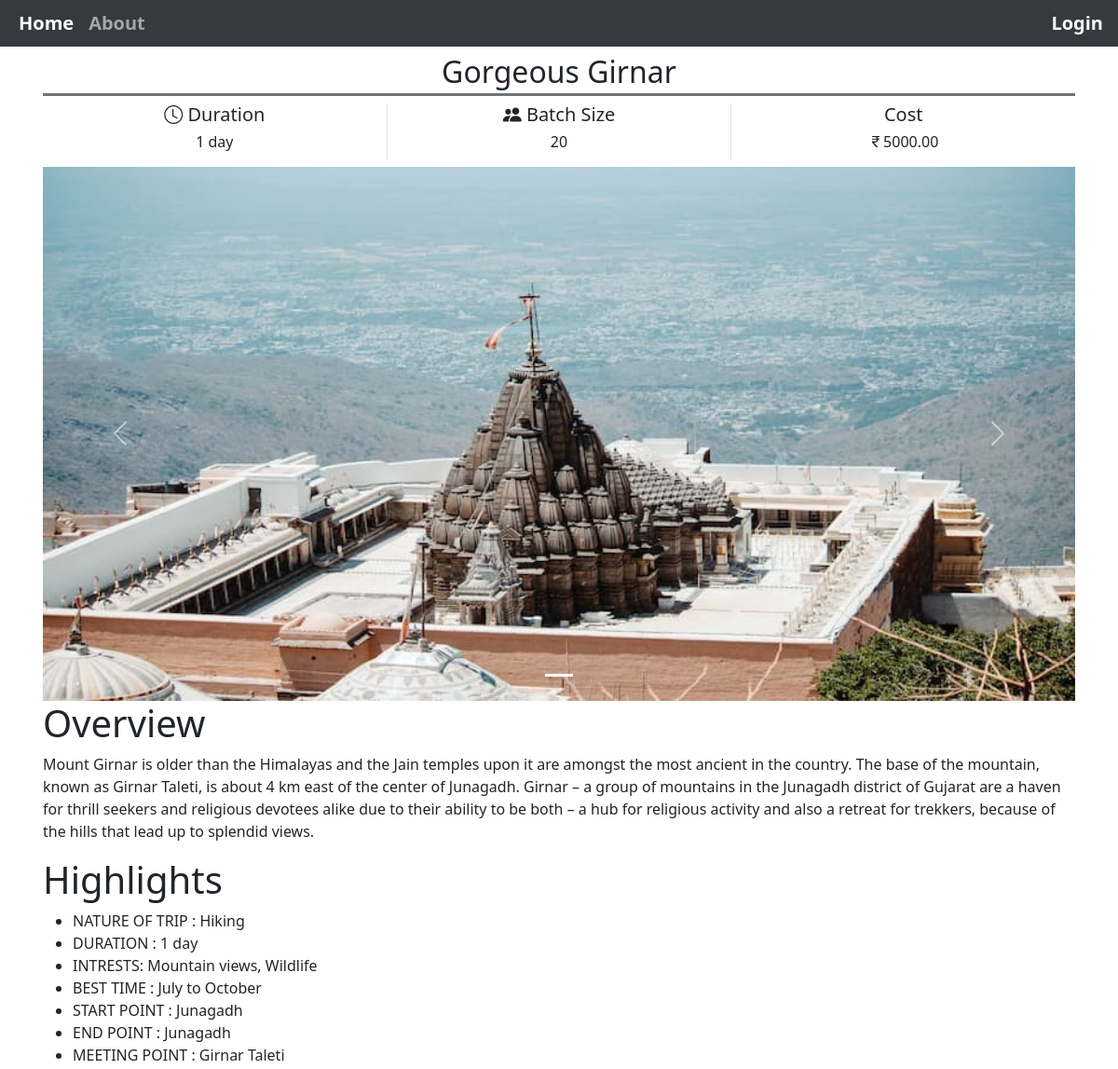
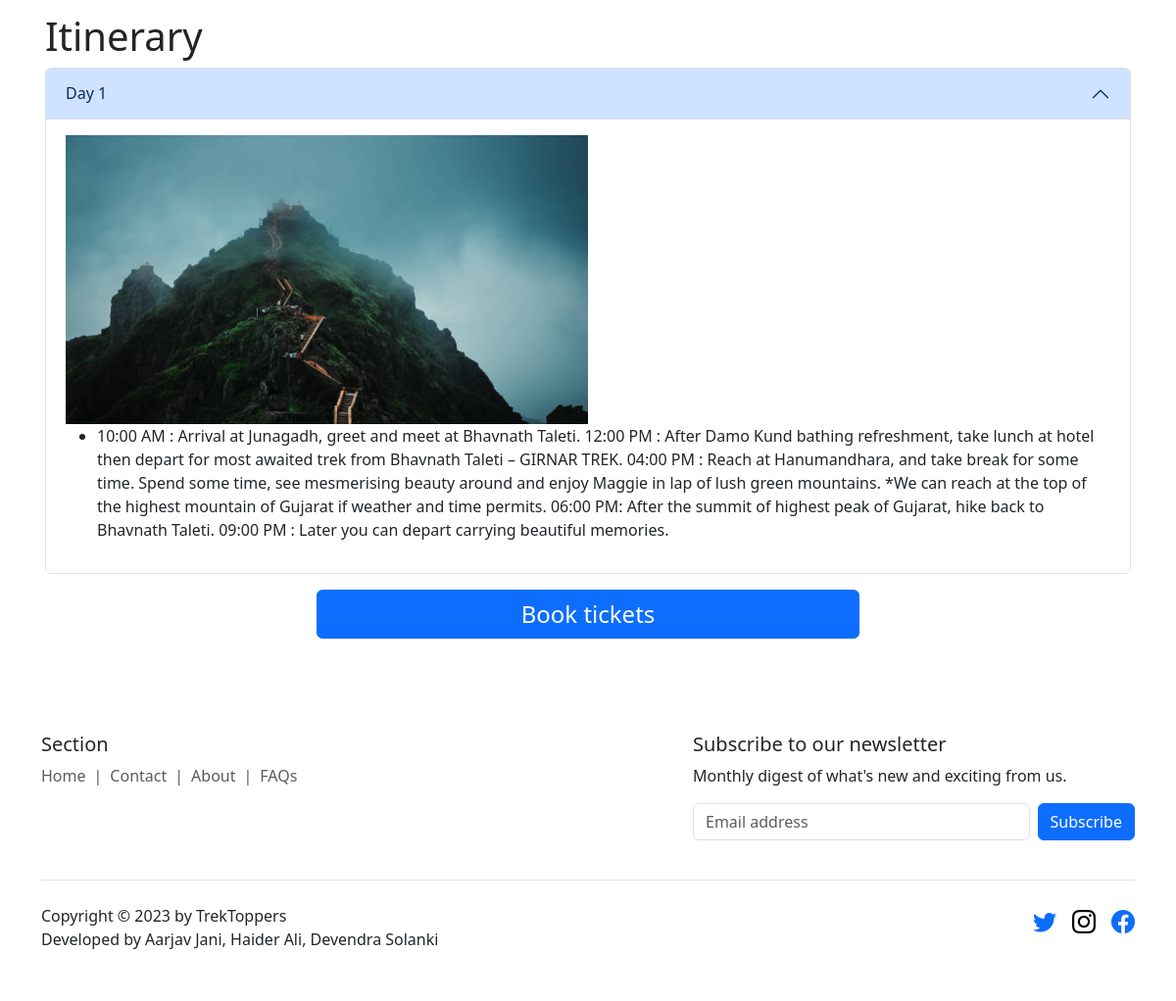
Screenshot of /Gorgeous-Girnar.php with the database file from the repository (2 pictures, top to bottom).
### tables this page shows
CREATE TABLE `highlights` (
  `hsr_no` int(11) NOT NULL,
  `Trip_Nature` varchar(255) DEFAULT NULL,
  `Duration` varchar(20) DEFAULT NULL,
  `Interests` varchar(255) DEFAULT NULL,
  `Best_time` varchar(100) DEFAULT NULL,
  `start_point` varchar(255) DEFAULT NULL,
  `end_point` varchar(255) DEFAULT NULL,
  `meeting_point` varchar(255) DEFAULT NULL,
  `Trek_ID` int(11) DEFAULT NULL
);

CREATE TABLE `trek` (
  `Trek_ID` int(11) NOT NULL,
  `TrekName` varchar(50) DEFAULT NULL,
  `Season` varchar(10) DEFAULT NULL,
  `Start_date` date DEFAULT NULL,
  `End_date` date DEFAULT NULL,
  `Price` decimal(10,2) DEFAULT NULL,
  `Batch_capacity` int(11) DEFAULT NULL,
  `Difficulty_level` varchar(15) DEFAULT NULL,
  `Location` varchar(100) DEFAULT NULL,
  `Overview` text DEFAULT NULL
);

CREATE TABLE `itinerary` (
  `itinerary_id` int(11) NOT NULL,
  `Trek_ID` int(11) DEFAULT NULL,
  `Description` text DEFAULT NULL,
  `Day` int(11) DEFAULT NULL
);

### Gorgeous-Girnar.php (the view, shortened to what this page needs)
<!DOCTYPE html>
<html lang="en">
<head>
  <link href="./node_modules/bootstrap/dist/css/bootstrap.min.css" rel="stylesheet" />
  <link rel="stylesheet" href="https://cdn.jsdelivr.net/npm/bootstrap-icons@1.10.5/font/bootstrap-icons.css" />
  <link rel="stylesheet" href="./style/navbar-link.css">
  <link rel="stylesheet" href="./style/navbar-toggler.css">
  <link rel="stylesheet" href="./style/footer-media-handles.css">
  <?php
  include "./db_connection.php";
  ?>
</head>
<body>
  <nav class="navbar navbar-expand-md sticky-top bg-body-secondary bg-light navbar-light" data-bs-theme="dark">
    <div class="container-fluid">
      <div class="collapse navbar-collapse" id="navbarSupportedContent">
        <ul class="navbar-nav me-auto mb-2 mb-lg-0 fw-bold">
          <li class="nav-item">
            <a class="nav-link fs-5 active" aria-current="page" href="#">Home</a>
          </li>
          <li class="nav-item">
            <a class="nav-link fs-5" href="./about.php">About</a>
          </li>
          <?php
          if ($_SESSION['authentication'] == True) {
            echo '<li class="nav-item position position-fixed end-0 me-2">';
            echo '<a class="nav-link fs-5 link-light" href="./userpage.php">User</a>';
            echo '</li>';
          } else {
            echo '<li class="nav-item position position-fixed end-0 me-2">';
            echo '<a class="nav-link fs-5 link-light" href="./login.php">Login</a>';
            echo '</li>';
          }
          ?>
        </ul>
      </div>
    </div>
  </nav>
  <div class="container p-0 px-3 mb-4">
    <?php
    $query = "SELECT t.TrekName, t.Batch_capacity, t.Price, h.Duration FROM trek t INNER JOIN highlights h ON t.Trek_ID = h.Trek_ID WHERE t.Trek_ID=1";
    $result = mysqli_query($conn, $query);
    $row = mysqli_fetch_assoc($result);
    $TrekName = $row['TrekName'];
    ?>
    <h2 class="border-bottom border-3 border-secondary text-center text-middle mb-0 mt-2 pb-1">
      <?php echo $TrekName; ?>
    </h2>
    <div class="container text-center mb-2 mt-2">
      <div class="row">
        <div class="col">
          <h5><i class="bi bi-clock"></i> Duration</h5>
        </div>
        <div class="col border-start border-end">
          <h5><i class="bi bi-people-fill"></i> Batch Size</h5>
        </div>
        <div class="col">
          <h5>Cost</h5>
        </div>
      </div>
      <div class="row">
        <div class="col">
          <h6><?php echo $row['Duration']; ?></h6>
        </div>
        <div class="col border-start border-end">
          <h6><?php echo $row['Batch_capacity']; ?></h6>
        </div>
        <div class="col">
          <h6><i class="bi bi-currency-rupee"></i><?php echo $row['Price']; ?></h6>
        </div>
      </div>
    </div>
    <div id="carousel" class="carousel slide" data-bs-ride="carousel">
      <div class="carousel-indicators">
        <?php
        $counter = 0;
        while (True) {
          $image_extensions = ['.png', '.jpg', '.jpeg'];
          foreach ($image_extensions as $ext) {
            $file_path = 'Images/' . $TrekName . '/' . ($counter + 1) . $ext;
            if (file_exists(($file_path))) {
              break;
            }
          }
          if (!file_exists(($file_path))) {
            break;
          }
        ?>
          <button type="button" data-bs-target="#carousel" data-bs-slide-to="<?php echo $counter; ?>" <?php if ($counter == 0) echo 'class="active"'; ?> aria-label="Slide <?php echo ($counter + 1); ?>"></button>
        <?php
          $counter++;
        }
        ?>
      </div>
      <div class="carousel-inner">
        <?php
        $counter = 0;
        while (True) {
          $image_extensions = ['.png', '.jpg', '.jpeg'];
          $image_path = '';
          foreach ($image_extensions as $ext) {
            $file_path = 'Images/' . $TrekName . '/' . ($counter + 1) . $ext;
            if (file_exists(($file_path))) {
              $image_path = $file_path;
              break;
            }
          }
          if (!file_exists(($file_path))) {
            break;
          }
        ?>
          <div class="carousel-item <?php if ($counter == 0) echo 'active'; ?>">
            <img src="<?php echo $image_path; ?>" class="d-block w-100" alt="..." data-bs-interval="8000">
          </div>
        <?php
          $counter++;
        }
        ?>
      </div>
      <button class="carousel-control-prev" type="button" data-bs-target="#carousel" data-bs-slide="prev">
        <span class="carousel-control-prev-icon" aria-hidden="true"></span>
      </button>
      <button class="carousel-control-next" type="button" data-bs-target="#carousel" data-bs-slide="next">
        <span class="carousel-control-next-icon" aria-hidden="true"></span>
      </button>
    </div>
    <h1 class="display-6">Overview</h1>
    <?php
    $sql = "SELECT Overview from Trek where Trek_ID=1";
    $result = mysqli_query($conn, $sql);
    if ($result) {
      $row = mysqli_fetch_assoc($result);
    }
    ?>
    <p><?php echo $row['Overview'] ?>
    </p>
    <h1 class="display-6">Highlights</h1>
    <?php
    $sql = "SELECT Trip_Nature, Duration, Interests, Best_time, start_point, end_point, meeting_point from highlights where Trek_ID=1";
    $result = mysqli_query($conn, $sql);
    if ($result) {
      $row = mysqli_fetch_assoc($result);
    }
    ?>
    <ul>
      <li>NATURE OF TRIP : <?php echo $row['Trip_Nature'] ?></li>
      <li>DURATION : <?php echo $row['Duration'] ?></li>
      <li>
        INTRESTS: <?php echo $row['Interests'] ?>
      </li>
      <li>BEST TIME : <?php echo $row['Best_time'] ?></li>
      <li>START POINT : <?php echo $row['start_point'] ?></li>
      <li>END POINT : <?php echo $row['end_point'] ?></li>
      <li>MEETING POINT : <?php echo $row['meeting_point'] ?></li>
    </ul>
    <h1 class="display-6">Itinerary</h1>
    <div class="accordion" id="accordionExample">
      <?php
      $sql = "SELECT * FROM itinerary where Trek_ID=1";
      $result = mysqli_query($conn, $sql);
      if (mysqli_num_rows($result) > 0) {
        $counter = 1;
        while ($row = mysqli_fetch_assoc($result)) {
          $collapseId = 'collapse_' . $counter;
          $ariaControls = 'accordion_' . $counter;
          echo '<div class="accordion-item">';
          echo '<h2 class="accordion-header">';
          echo '<button class="accordion-button" type="button" data-bs-toggle="collapse" data-bs-target="#' . $collapseId . '" aria-expanded="false" aria-controls="' . $ariaControls . '">';
          echo 'Day ' . $row["Day"];
          echo '</button>';
          echo '</h2>';
          echo '<div id="' . $collapseId . '" class="accordion-collapse collapse';
          if ($counter === 1) {
            echo ' show';
          }
          echo '" data-bs-parent="#accordionExample">';
          echo '<div class="accordion-body">';
          $image_extensions = ['.png', '.jpg', '.jpeg'];
          $image_path = '';
          foreach ($image_extensions as $ext) {
            $file_path = 'Images/' . $TrekName . '/Itinerary' . $counter . $ext;
            if (file_exists(($file_path))) {
              $image_path = $file_path;
              break;
            }
          }
          echo '<img src="' . $image_path . '" alt="" class="w-50" />';
          echo '<ul class="">';
          echo '<li>' . $row["Description"] . '</li>';
          echo '</ul>';
          echo '</div></div></div>';
          $counter++;
        }
      }
      ?>
    </div>
    <div class="d-grid gap-2 col-6 mx-auto mb-5 mt-3">
      <button class="btn btn-primary fs-4" type="button" data-bs-toggle="modal" data-bs-target="#DateModal">Book
        tickets</button>
    </div>
  </div>
  <div class="container">
    <footer class="py-5">
      <div class="row">
        <div class="col-md-6 mb-3">
          <h5>Section</h5>
          <nav style="--bs-breadcrumb-divider: '|';" aria-label="breadcrumb">
            <ol class="breadcrumb">
              <li class="breadcrumb-item">
                <a href="./index.php" class="text-body-secondary link-underline link-underline-opacity-0">Home</a>
              </li>
              <li class="breadcrumb-item">
                <a href="./contact.php" class="text-body-secondary link-underline link-underline-opacity-0">Contact</a>
              </li>
              <li class="breadcrumb-item">
                <a href="./about.php" class="text-body-secondary link-underline link-underline-opacity-0">About</a>
              </li>
              <li class="breadcrumb-item">
                <a href="#" class="text-body-secondary link-underline link-underline-opacity-0">FAQs</a>
              </li>
            </ol>
          </nav>
        </div>
        <div class="col-md-5 offset-md-1 mb-3">
          <form>
            <h5>Subscribe to our newsletter</h5>
            <p>Monthly digest of what's new and exciting from us.</p>
            <div class="d-flex flex-column flex-sm-row w-100 gap-2">
              <input id="newsletter1" type="text" class="form-control" placeholder="Email address">
              <button class="btn btn-primary" type="button">Subscribe</button>
            </div>
          </form>
        </div>
      </div>
      <div class="d-flex flex-column flex-sm-row justify-content-between py-4 my-4 border-top">
        <div class="col-md-6">
          Copyright © 2023 by TrekToppers <br>
          Developed by Aarjav Jani, Haider Ali, Devendra Solanki
        </div>
        <div class="col-md-6 position-relative">
          <ul class="list-unstyled d-flex position-absolute end-0 left-on-small">
            <li class="ms-3">
              <a class="link-body-emphasis" href="#">
                <i class="bi bi-twitter text-primary fs-4 inc-fs-on-small"></i>
              </a>
            </li>
            <li class="ms-3">
              <a class="link-body-emphasis" href="#">
                <i class="bi bi-instagram fs-4 inc-fs-on-small"></i>
              </a>
            </li>
            <li class="ms-3">
              <a class="link-body-emphasis" href="#">
                <i class="bi bi-facebook text-primary fs-4 inc-fs-on-small"></i>
              </a>
            </li>
          </ul>
        </div>
      </div>
    </footer>
  </div>
</body>
</html>

### style/navbar-link.css (style rules this page uses)
a.nav-link { text-transform: capitalize; text-decoration: none; display: inline-block; padding: 2px 9px; position: relative; }
a.nav-link:after { background: none repeat scroll 0 0 transparent; bottom: 0; content: ""; display: block; height: 2px; left: 50%; position: absolute; background: white; transition: width 0.3s ease 0s, left 0.3s ease 0s; width: 0; }

### rows the page displays
highlights: Trek_ID.TrekName "Gorgeous Girnar", Duration "1 day", Trek_ID.Batch_capacity "20", Trek_ID.Price "5000.00", Trek_ID.TrekName (picture), Trip_Nature "Hiking", Interests "Mountain views, Wildlife", Best_time "July to October", start_point "Junagadh", end_point "Junagadh", meeting_point "Girnar Taleti"
trek: Overview "Mount Girnar is older than the Himalayas and the Jain temples upon it are amongst the most ancient in the country. The base of the mountain, known as Girnar Taleti, is about 4 km east of the center of Junagadh. Girnar – a group of mountains in the Junagadh district of Gujarat are a haven for thrill seekers and religious devotees alike due to their ability to be both – a hub for religious activity and also a retreat for trekkers, because of the hills that lead up to splendid views."
itinerary: Day "1", Trek_ID.TrekName (picture), Description "10:00 AM : Arrival at Junagadh, greet and meet at Bhavnath Taleti. 12:00 PM : After Damo Kund bathing refreshment, take lunch at hotel then depart for most awaited trek from Bhavnath Taleti – GIRNAR TREK. 04:00 PM : Reach at Hanumandhara, and take break for some time. Spend some time, see mesmerising beauty around and enjoy Maggie in lap of lush green mountains. *We can reach at the top of the highest mountain of Gujarat if weather and time permits. 06:00 PM: After the summit of highest peak of Gujarat, hike back to Bhavnath Taleti. 09:00 PM : Later you can depart carrying beautiful memories."
